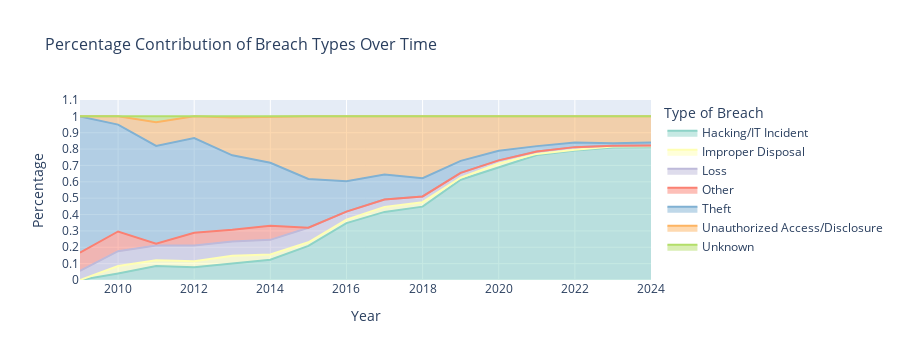

This figure's notebook cell:
### Code cell
# Similar to the stacked bar chart, we can also create an interactive visual to see the percentage of each type of breach at any given year

# Prepare data for interactive stacked area chart
fig = px.area(
    breach_percentage.reset_index(),
    x='Year',
    y=breach_percentage.columns,
    title='Percentage Contribution of Breach Types Over Time',
    labels={'value': 'Percentage', 'variable': 'Type of Breach'},
    color_discrete_sequence=px.colors.qualitative.Set3
)

fig.update_layout(
    yaxis=dict(
        title='Percentage',
        tickmode='linear',  # Ensures evenly spaced ticks
        dtick=0.1,  # Spacing between ticks (e.g., 0.1 for percentages)
        range=[0, 1.1],  # Adjust the y-axis range slightly above 1 for spacing
        title_font=dict(size=14)  # Optional: Adjust font size for axis title
    ),
    xaxis=dict(title='Year', title_font=dict(size=14)),  # Adjust x-axis as well if needed
    title_font_size=16  # Overall title font size
)
fig.show()

### Figure 1 — Plotly figure (JSON) as saved in the notebook; plotly's stock layout.template omitted (floating-point values rounded to 4 significant figures)
{"data": [{"fillpattern": {"shape": ""}, "hovertemplate": "Type of Breach=Hacking/IT Incident<br>Year=%{x}<br>Percentage=%{y}<extra></extra>", "legendgroup": "Hacking/IT Incident", "line": {"color": "rgb(141,211,199)"}, "marker": {"symbol": "circle"}, "mode": "lines", "name": "Hacking/IT Incident", "orientation": "v", "showlegend": true, "stackgroup": "1", "type": "scatter", "x": [2009, 2010, 2011, 2012, 2013, 2014, 2015, 2016, 2017, 2018, 2019, 2020, 2021, 2022, 2023, 2024], "xaxis": "x", "y": [null, 0.0402, 0.08543, 0.07798, 0.1011, 0.1242, 0.2082, 0.3476, 0.4162, 0.4484, 0.6131, 0.6888, 0.7636, 0.7911, 0.8091, 0.8109], "yaxis": "y"}, {"fillpattern": {"shape": ""}, "hovertemplate": "Type of Breach=Improper Disposal<br>Year=%{x}<br>Percentage=%{y}<extra></extra>", "legendgroup": "Improper Disposal", "line": {"color": "rgb(255,255,179)"}, "marker": {"symbol": "circle"}, "mode": "lines", "name": "Improper Disposal", "orientation": "v", "showlegend": true, "stackgroup": "1", "type": "scatter", "x": [2009, 2010, 2011, 2012, 2013, 2014, 2015, 2016, 2017, 2018, 2019, 2020, 2021, 2022, 2023, 2024], "xaxis": "x", "y": [null, 0.04523, 0.03518, 0.0367, 0.04693, 0.03185, 0.0223, 0.02134, 0.03073, 0.02717, 0.0119, 0.02266, 0.006993, 0.005571, 0.00672, 0.00625], "yaxis": "y"}, {"fillpattern": {"shape": ""}, "hovertemplate": "Type of Breach=Loss<br>Year=%{x}<br>Percentage=%{y}<extra></extra>", "legendgroup": "Loss", "line": {"color": "rgb(190,186,218)"}, "marker": {"symbol": "circle"}, "mode": "lines", "name": "Loss", "orientation": "v", "showlegend": true, "stackgroup": "1", "type": "scatter", "x": [2009, 2010, 2011, 2012, 2013, 2014, 2015, 2016, 2017, 2018, 2019, 2020, 2021, 2022, 2023, 2024], "xaxis": "x", "y": [0.05556, 0.09045, 0.09045, 0.09633, 0.08664, 0.08917, 0.08922, 0.04878, 0.04469, 0.03533, 0.02976, 0.01964, 0.01399, 0.01532, 0.004032, 0.004687], "yaxis": "y"}, {"fillpattern": {"shape": ""}, "hovertemplate": "Type of Breach=Other<br>Year=%{x}<br>Percentage=%{y}<extra></extra>", "legendgroup": "Other", "line": {"color": "rgb(251,128,114)"}, "marker": {"symbol": "circle"}, "mode": "lines", "name": "Other", "orientation": "v", "showlegend": true, "stackgroup": "1", "type": "scatter", "x": [2009, 2010, 2011, 2012, 2013, 2014, 2015, 2016, 2017, 2018, 2019, 2020, 2021, 2022, 2023, 2024], "xaxis": "x", "y": [0.1111, 0.1206, 0.01005, 0.07798, 0.0722, 0.08599, null, null, null, null, null, null, null, null, null, null], "yaxis": "y"}, {"fillpattern": {"shape": ""}, "hovertemplate": "Type of Breach=Theft<br>Year=%{x}<br>Percentage=%{y}<extra></extra>", "legendgroup": "Theft", "line": {"color": "rgb(128,177,211)"}, "marker": {"symbol": "circle"}, "mode": "lines", "name": "Theft", "orientation": "v", "showlegend": true, "stackgroup": "1", "type": "scatter", "x": [2009, 2010, 2011, 2012, 2013, 2014, 2015, 2016, 2017, 2018, 2019, 2020, 2021, 2022, 2023, 2024], "xaxis": "x", "y": [0.8333, 0.6533, 0.598, 0.578, 0.4549, 0.3854, 0.2974, 0.186, 0.1536, 0.1114, 0.07341, 0.05891, 0.03357, 0.02786, 0.01613, 0.01875], "yaxis": "y"}, {"fillpattern": {"shape": ""}, "hovertemplate": "Type of Breach=Unauthorized Access/Disclosure<br>Year=%{x}<br>Percentage=%{y}<extra></extra>", "legendgroup": "Unauthorized Access/Disclosure", "line": {"color": "rgb(253,180,98)"}, "marker": {"symbol": "circle"}, "mode": "lines", "name": "Unauthorized Access/Disclosure", "orientation": "v", "showlegend": true, "stackgroup": "1", "type": "scatter", "x": [2009, 2010, 2011, 2012, 2013, 2014, 2015, 2016, 2017, 2018, 2019, 2020, 2021, 2022, 2023, 2024], "xaxis": "x", "y": [null, 0.05025, 0.1457, 0.133, 0.231, 0.2803, 0.3829, 0.3963, 0.3547, 0.3777, 0.2718, 0.21, 0.1818, 0.1602, 0.164, 0.1594], "yaxis": "y"}, {"fillpattern": {"shape": ""}, "hovertemplate": "Type of Breach=Unknown<br>Year=%{x}<br>Percentage=%{y}<extra></extra>", "legendgroup": "Unknown", "line": {"color": "rgb(179,222,105)"}, "marker": {"symbol": "circle"}, "mode": "lines", "name": "Unknown", "orientation": "v", "showlegend": true, "stackgroup": "1", "type": "scatter", "x": [2009, 2010, 2011, 2012, 2013, 2014, 2015, 2016, 2017, 2018, 2019, 2020, 2021, 2022, 2023, 2024], "xaxis": "x", "y": [null, null, 0.03518, null, 0.00722, 0.003185, null, null, null, null, null, null, null, null, null, null], "yaxis": "y"}], "layout": {"height": 360, "legend": {"title": {"text": "Type of Breach"}, "tracegroupgap": 0}, "title": {"font": {"size": 16}, "text": "Percentage Contribution of Breach Types Over Time"}, "xaxis": {"anchor": "y", "autorange": true, "domain": [0, 1], "range": [2009, 2024], "title": {"font": {"size": 14}, "text": "Year"}, "type": "linear"}, "yaxis": {"anchor": "x", "domain": [0, 1], "dtick": 0.1, "range": [0, 1.1], "tickmode": "linear", "title": {"font": {"size": 14}, "text": "Percentage"}, "type": "linear"}}}
